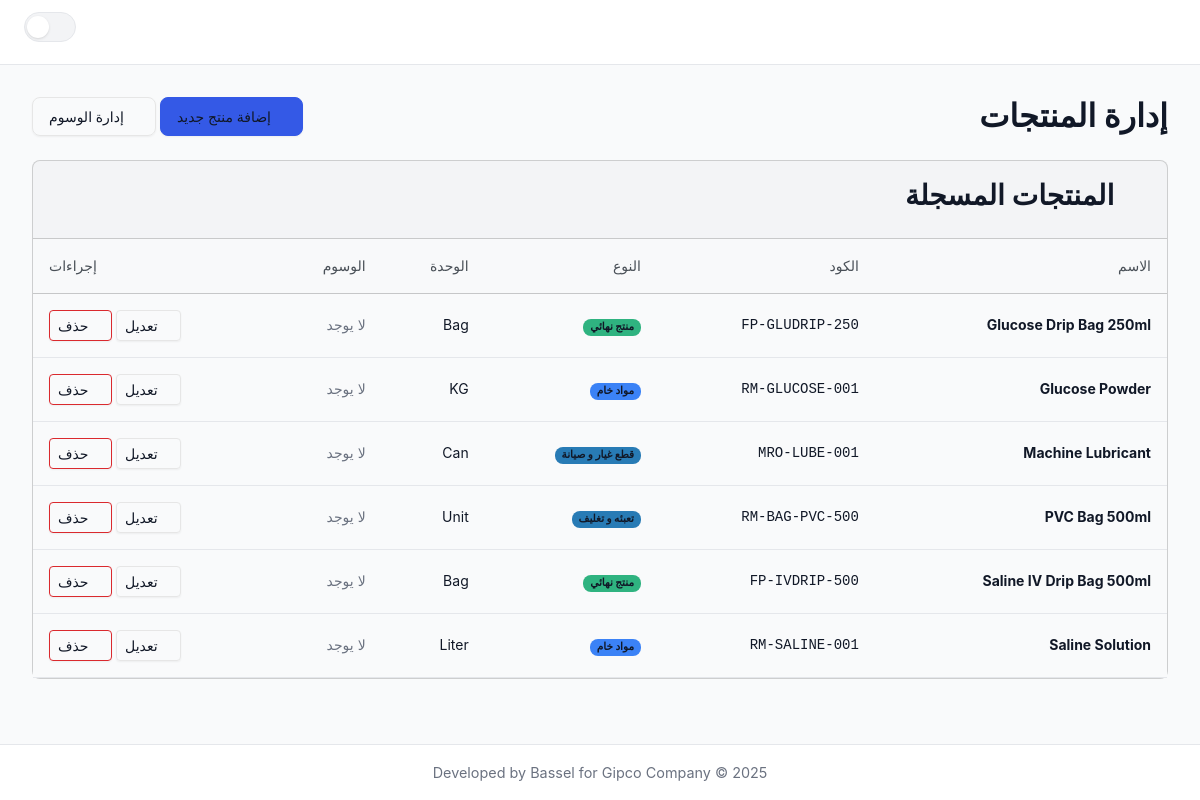
Screenshot of /products/ with the database file from the repository.
### inventory/models.py (models this page shows, shortened)
class Product(models.Model):
    class ProductType(models.TextChoices):
        RAW_MATERIAL = 'مواد خام', _('مواد خام')
        PACKAGING = 'تعبئه و تغليف', _('تعبئه و تغليف')
        FINAL_PRODUCT = 'منتج نهائي', _('منتج نهائي')
        MRO = 'قطع غيار و صيانة', _('قطع غيار و صيانة')
        CONSUMABLE = 'مستهلكات', _('مستهلكات')
    name = models.CharField(max_length=255, verbose_name=_("Product Name"))
    code = models.CharField(max_length=100, unique=True, verbose_name=_("Product Code"))
    product_type = models.CharField(
        max_length=50,
        choices=ProductType.choices,
        verbose_name=_("Product Type")
    )
    unit = models.CharField(max_length=50, verbose_name=_("Unit of Measurement"))
    tags = models.ManyToManyField('ProductTag', blank=True, verbose_name=_("Tags"))
    moving_average_cost = models.DecimalField(
        max_digits=12, decimal_places=3, default=Decimal('0.000'), verbose_name=_("Moving Average Cost")
    )
    override_inventory_account = models.ForeignKey(
        'Account', on_delete=models.SET_NULL, null=True, blank=True,
        related_name='+', verbose_name=_("Override Inventory Account")
    )
    override_cogs_expense_account = models.ForeignKey(
        'Account', on_delete=models.SET_NULL, null=True, blank=True,
        related_name='+', verbose_name=_("Override COGS/Expense Account")
    )
    override_sales_revenue_account = models.ForeignKey(
        'Account', on_delete=models.SET_NULL, null=True, blank=True,
        related_name='+', verbose_name=_("Override Sales Revenue Account")
    )
    is_amortizable = models.BooleanField(
        default=False,
        verbose_name=_("Is Amortizable"),
        help_text=_("If checked, consuming this item will create a prepaid asset to be amortized over time.")
    )
    class Meta:
        db_table = 'products'
        verbose_name = _("Product")
        verbose_name_plural = _("Products")
        ordering = ['name']

### inventory/views/companies_products.py (the view, shortened to what this page needs)
# urls.py: path('products/', products, name='products'),
def products(request: HttpRequest) -> HttpResponse:
    context = {
        'active_page': 'products',
        'products': Product.objects.prefetch_related('tags').order_by('name'),
        'product_type_choices': Product.ProductType.choices,
        'all_tags': ProductTag.objects.all(),
        'all_accounts': Account.objects.all(),
    }
    if 'X-Partial-Request' in request.headers:
        return render(request, 'inventory/partials/products_content.html', context)
    return render(request, 'inventory/products.html', context)

### inventory/models.py (called while the page is built)
    def __str__(self):
        return f"{self.code} - {self.name}"

### inventory/templates/inventory/products.html
{% extends "inventory/layout.html" %}
{% load static %}
{% block content %}
  {% include "inventory/partials/products_content.html" %}
{% endblock content %}

### inventory/templates/inventory/partials/products_content.html (shortened to what this page needs)
<div class="d-flex justify-content-between align-items-center mb-4">
    <h1 class="h2 mb-0" style="font-weight: 700;">إدارة المنتجات</h1>
    <div>
        <button type="button" class="btn btn-primary" data-bs-toggle="modal" data-bs-target="#addProductModal">
            <i class="bi bi-plus-lg"></i> إضافة منتج جديد
        </button>
        <button type="button" class="btn btn-outline-secondary" data-bs-toggle="modal" data-bs-target="#manageTagsModal">
            <i class="bi bi-tags"></i> إدارة الوسوم
        </button>
    </div>
</div>
<div class="card">
    <div class="card-header">
        <h3><i class="bi bi-boxes"></i> المنتجات المسجلة</h3>
    </div>
    <div class="card-body p-0">
        {% if not products %}
        <div class="text-center p-5"><i
                class="bi bi-box-seam display-4 text-secondary"></i>
            <h5 class="mt-3">لا توجد منتجات</h5>
            <p class="text-muted">ابدأ بإضافة أول منتج.</p><button type="button" class="btn btn-primary mt-2" data-bs-toggle="modal"
                data-bs-target="#addProductModal"><i class="bi bi-plus-lg"></i> إضافة منتج</button>
        </div>
        {% else %}
        <div class="table-responsive">
            <table class="table table-hover align-middle mb-0">
                <thead class="table-light">
                    <tr>
                        <th class="ps-3">الاسم</th>
                        <th>الكود</th>
                        <th>النوع</th>
                        <th>الوحدة</th>
                        <th>الوسوم</th>
                        <th class="text-end pe-3">إجراءات</th>
                    </tr>
                </thead>
                <tbody>
                {% for p in products %}
                <tr>
                    <td class="ps-3"><strong>{{ p.name }}</strong></td>
                    <td class="font-monospace">{{ p.code }}</td>
                    <td>
                        <span class="badge
                            {% if p.product_type == 'مواد خام' %}text-bg-primary
                            {% elif p.product_type == 'منتج نهائي' %}text-bg-success
                            {% else %}text-bg-info
                            {% endif %}">
                            {{ p.get_product_type_display }}
                        </span>
                    </td>
                    <td>{{ p.unit }}</td>
                    <td>
                        {% for tag in p.tags.all %}
                            <span class="badge text-bg-secondary">{{ tag.name }}</span>
                        {% empty %}
                            <span class="text-muted">لا يوجد</span>
                        {% endfor %}
                    </td>
                    <td class="text-end pe-3">
                        <button type="button" class="btn btn-sm btn-outline-secondary" data-bs-toggle="modal" data-bs-target="#editProductModal-{{ p.id }}">
                            <i class="bi bi-pencil-square"></i> تعديل
                        </button>
                        <form method="post" action="{% url 'inventory:delete_product' pk=p.id %}" class="d-inline" onsubmit="return confirm('هل أنت متأكد؟');">
                            <button type="submit" class="btn btn-sm btn-outline-danger">
                                <i class="bi bi-trash"></i> حذف
                            </button>
                        </form>
                    </td>
                </tr>
                {% endfor %}
                </tbody>
            </table>
        </div>
        {% endif %}
    </div>
</div>

### rows the page displays
Product: name "Glucose Drip Bag 250ml", code "FP-GLUDRIP-250", product_type "منتج نهائي", unit "Bag"
Product: name "Glucose Powder", code "RM-GLUCOSE-001", product_type "مواد خام", unit "KG"
Product: name "Machine Lubricant", code "MRO-LUBE-001", product_type "قطع غيار و صيانة", unit "Can"
Product: name "PVC Bag 500ml", code "RM-BAG-PVC-500", product_type "تعبئه و تغليف", unit "Unit"
Product: name "Saline IV Drip Bag 500ml", code "FP-IVDRIP-500", product_type "منتج نهائي", unit "Bag"
Product: name "Saline Solution", code "RM-SALINE-001", product_type "مواد خام", unit "Liter"
